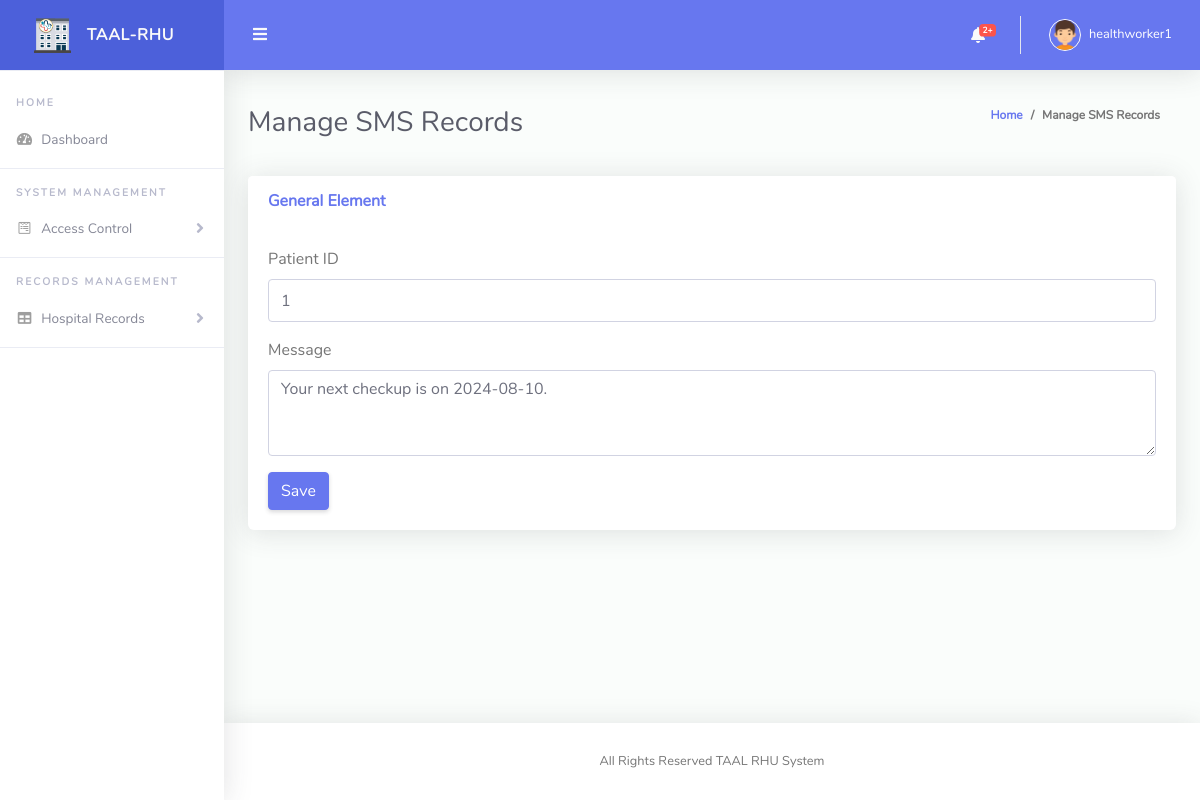
Screenshot of /worker/edit_sms.php?sms_id=1 (signed in) with the database file from the repository.
### tables this page shows
CREATE TABLE `sms_notifications` (
  `sms_id` int(11) NOT NULL,
  `patient_id` int(11) DEFAULT NULL,
  `message` text DEFAULT NULL,
  `sent_at` timestamp NOT NULL DEFAULT current_timestamp()
);

### worker/edit_sms.php (the view, shortened to what this page needs)
<!DOCTYPE html>
<?php include("../model/conn.php"); ?>
<html lang="en">
<head>
  <link href="vendor/fontawesome-free/css/all.min.css" rel="stylesheet" type="text/css">
  <link href="vendor/bootstrap/css/bootstrap.min.css" rel="stylesheet" type="text/css">
  <link href="css/ruang-admin.min.css" rel="stylesheet">
</head>
<body id="page-top">
  <div id="wrapper">
    <?php include("./nav.php");
    $sms_id = isset($_GET['sms_id']) ? $_GET['sms_id'] : '';
if ($sms_id) {
    $stmt = $conn->prepare("SELECT * FROM sms_notifications WHERE sms_id = ?");
    $stmt->bind_param("i", $sms_id);
    $stmt->execute();
    $result = $stmt->get_result();
    if ($row = $result->fetch_assoc()) {
        extract($row);
    }
}
    ?>
        <div class="container-fluid" id="container-wrapper">
          <div class="d-sm-flex align-items-center justify-content-between mb-4">
            <h1 class="h3 mb-0 text-gray-800">Manage SMS Records</h1>
            <ol class="breadcrumb">
              <li class="breadcrumb-item"><a href="./">Home</a></li>
              <li class="breadcrumb-item" aria-current="page">Manage SMS Records</li>
            </ol>
          </div>
          <div class="row">
            <div class="col-lg-12">
              <div class="card mb-4">
                <div class="card-header py-3 d-flex flex-row align-items-center justify-content-between">
                  <h6 class="m-0 font-weight-bold text-primary">General Element</h6>
                </div>
                <div class="card-body">
                <form method="post">
        <div class="form-group">
            <label for="patient_id">Patient ID</label>
            <input type="text" class="form-control" id="patient_id" name="patient_id" value="<?php echo isset($patient_id) ? htmlspecialchars($patient_id) : ''; ?>" required>
        </div>
        <div class="form-group">
            <label for="message">Message</label>
            <textarea class="form-control" id="message" name="message" rows="3" required><?php echo isset($message) ? htmlspecialchars($message) : ''; ?></textarea>
        </div>
        <button type="submit" class="btn btn-primary">Save</button>
    </form>
                </div>
              </div>
            </div>
          </div>
        </div>
      </div>
       <?php include("./footer.php"); ?>
    </div>
  </div>
</body>
</html>

### rows the page displays
sms_notifications: patient_id "1", message "Your next checkup is on 2024-08-10."

### other values shown
$row['count'] "2"
$_SESSION['username'] "healthworker1"
